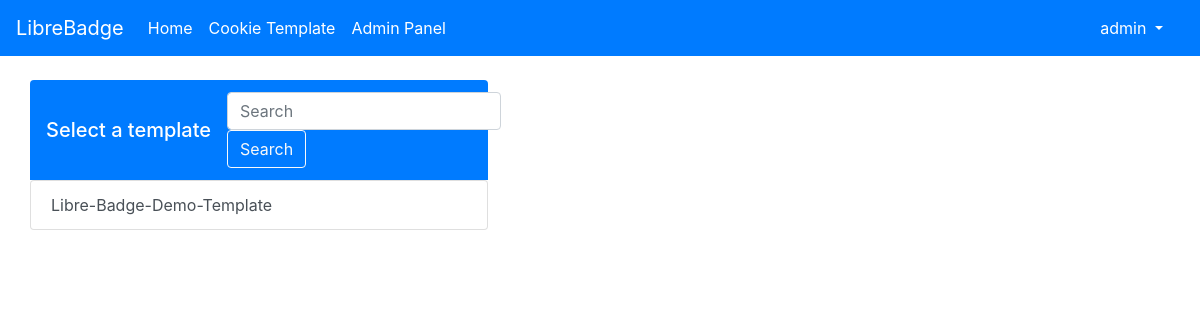
The app's page / (signed in), older data.
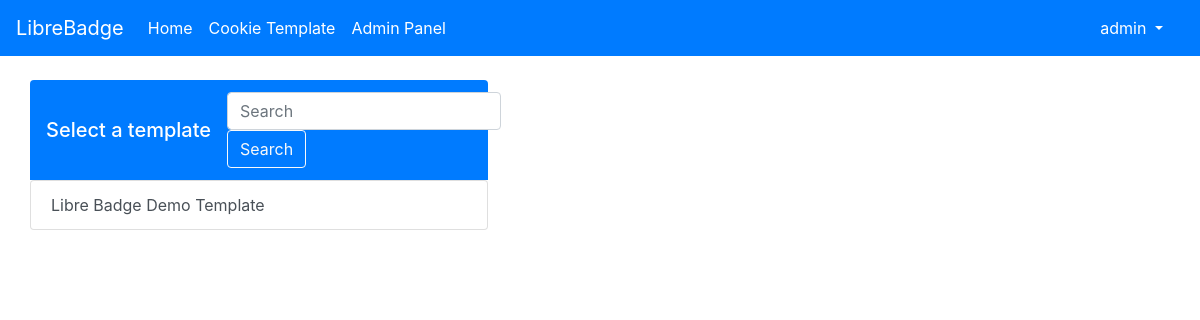
The same page, newer data.
### LibreBadge/models.py (models this page shows, shortened)
class BadgeTemplate(models.Model):
    name = models.CharField(max_length=50)
    slug = models.SlugField(unique=True)
    template = models.FileField(upload_to='badgeTemplates/',unique=True)

### LibreBadge/views/views.py (the view)
# urls.py: url('^$', views.index, name='index'),
@login_required
def index(request):
    return render(request, 'LibreBadge/home.html',
    context = {"BadgeTemplate":BadgeTemplate.objects.all,"AlertMessage":AlertMessage.objects.all})

### LibreBadge/templates/LibreBadge/home.html
{% extends "LibreBadge/page.html" %}
{% block content %}
<br>
<div class="col-5">
<nav class="navbar navbar-expand-lg navbar-dark bg-primary rounded-top">
    <div class="collapse navbar-collapse" id="navbarSupportedContent">
        <span class="navbar-brand mb-0 h1">Select a template</span>
      <form class="form-inline my-2 my-lg-1">
        <input class="form-control mr-sm-2" type="search" placeholder="Search" aria-label="Search">
        <button class="btn btn-outline-light my-2 my-sm-0" type="submit">Search</button>
      </form>
    </div>
  </nav>
<div class="list-group" style="max-height: 400px;min-height: 400px; overflow: auto;">
    {% for BadgeTemplate in BadgeTemplate %}
    <a href="production/{{BadgeTemplate.slug}}" class="list-group-item list-group-item-action">
    {{BadgeTemplate.name}}
    </a>
{% endfor %}
  </div>
</div>
{% endblock %}

### LibreBadge/templates/LibreBadge/page.html (shortened to what this page needs)
<!DOCTYPE html>
<html lang="en">
<head>
    {% load static %}
    <link rel="stylesheet" href="{% static 'LibreBadge/css/bootstrap.min.css' %}" type = "text/css"/>
</head>
<body>
    {% include "LibreBadge/components/navbar.html" %}
    <div class="col">
      {% block content %}
      {% endblock %}
    </div>
</body>
</html>

### LibreBadge/templates/LibreBadge/components/navbar.html (shortened to what this page needs)
<nav class="navbar navbar-expand-lg navbar-dark bg-primary">
    <a class="navbar-brand" href="{% url 'LibreBadge:index' %}">LibreBadge</a>
    <div class="collapse navbar-collapse" id="navbarSupportedContent">
      <ul class="navbar-nav mr-auto">
        <li class="nav-item active">
          <a class="nav-link" href="{% url 'LibreBadge:index' %}">Home <span class="sr-only">(current)</span></a>
        </li>
        <li class="nav-item active">
          <a class="nav-link" href="{% url 'LibreBadge:cookietemplate' %}">Cookie Template <span class="sr-only">(current)</span></a>
        </li>
        <li class="nav-item active">
          <a class="nav-link" href="{% url 'admin:index' %}">Admin Panel <span class="sr-only">(current)</span></a>
        </li>
      </ul>
      <div class="my-2 my-lg-0">
        <div class="dropdown">
          <button class="btn btn-primary dropdown-toggle" type="button" id="dropdownMenuButton" data-toggle="dropdown" aria-haspopup="true" aria-expanded="false">
            {{ user.username }}
          </button>
        </div>
      </div>
  </nav>

Row changes from the older to the newer data that the page shows:
removed BadgeTemplate: name "Libre-Badge-Demo-Template"
added BadgeTemplate: name "Libre Badge Demo Template"
